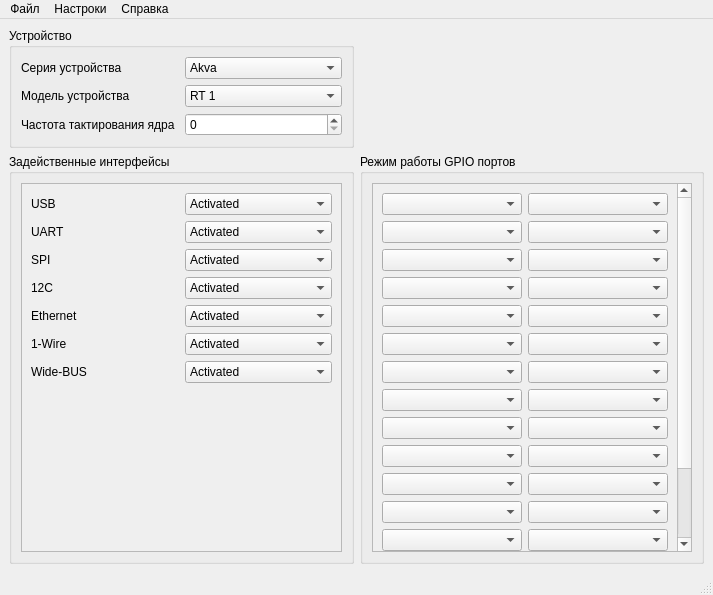
<?xml version="1.0" encoding="UTF-8"?>
<ui version="4.0">
 <class>MainWindow</class>
 <widget class="QMainWindow" name="MainWindow">
  <property name="geometry">
   <rect>
    <x>0</x>
    <y>0</y>
    <width>713</width>
    <height>595</height>
   </rect>
  </property>
  <property name="sizePolicy">
   <sizepolicy hsizetype="Expanding" vsizetype="Expanding">
    <horstretch>0</horstretch>
    <verstretch>0</verstretch>
   </sizepolicy>
  </property>
  <property name="minimumSize">
   <size>
    <width>459</width>
    <height>311</height>
   </size>
  </property>
  <property name="maximumSize">
   <size>
    <width>713</width>
    <height>595</height>
   </size>
  </property>
  <property name="windowTitle">
   <string>MainWindow</string>
  </property>
  <widget class="QWidget" name="centralwidget">
   <layout class="QGridLayout" name="gridLayout">
    <item row="1" column="0">
     <widget class="QGroupBox" name="group_interfaces">
      <property name="sizePolicy">
       <sizepolicy hsizetype="Preferred" vsizetype="Preferred">
        <horstretch>1</horstretch>
        <verstretch>1</verstretch>
       </sizepolicy>
      </property>
      <property name="title">
       <string>Задейственные интерфейсы</string>
      </property>
      <layout class="QGridLayout" name="gridLayout_4">
       <item row="3" column="2">
        <widget class="QScrollArea" name="scrollArea_2">
         <property name="widgetResizable">
          <bool>true</bool>
         </property>
         <widget class="QWidget" name="scrollAreaWidgetContents_3">
          <property name="geometry">
           <rect>
            <x>0</x>
            <y>0</y>
            <width>319</width>
            <height>355</height>
           </rect>
          </property>
          <layout class="QGridLayout" name="gridLayout_6">
           <item row="3" column="1">
            <widget class="QComboBox" name="Box_12C">
             <item>
              <property name="text">
               <string>Activated</string>
              </property>
             </item>
             <item>
              <property name="text">
               <string>Deactivated</string>
              </property>
             </item>
            </widget>
           </item>
           <item row="4" column="1">
            <widget class="QComboBox" name="Box_Ethernet">
             <item>
              <property name="text">
               <string>Activated</string>
              </property>
             </item>
             <item>
              <property name="text">
               <string>Deactivated</string>
              </property>
             </item>
            </widget>
           </item>
           <item row="1" column="1">
            <widget class="QComboBox" name="Box_UART">
             <item>
              <property name="text">
               <string>Activated</string>
              </property>
             </item>
             <item>
              <property name="text">
               <string>Deactivated</string>
              </property>
             </item>
            </widget>
           </item>
           <item row="5" column="1">
            <widget class="QComboBox" name="Box_1Wire">
             <item>
              <property name="text">
               <string>Activated</string>
              </property>
             </item>
             <item>
              <property name="text">
               <string>Deactivated</string>
              </property>
             </item>
            </widget>
           </item>
           <item row="7" column="0">
            <spacer name="verticalSpacer_2">
             <property name="orientation">
              <enum>Qt::Vertical</enum>
             </property>
             <property name="sizeHint" stdset="0">
              <size>
               <width>20</width>
               <height>40</height>
              </size>
             </property>
            </spacer>
           </item>
           <item row="6" column="0">
            <widget class="QLabel" name="label_WideBus">
             <property name="text">
              <string>Wide-BUS</string>
             </property>
            </widget>
           </item>
           <item row="3" column="0">
            <widget class="QLabel" name="label_12C">
             <property name="text">
              <string>12C</string>
             </property>
            </widget>
           </item>
           <item row="0" column="1">
            <widget class="QComboBox" name="Box_USB">
             <item>
              <property name="text">
               <string>Activated</string>
              </property>
             </item>
             <item>
              <property name="text">
               <string>Deactivated</string>
              </property>
             </item>
            </widget>
           </item>
           <item row="2" column="0">
            <widget class="QLabel" name="label_SPI">
             <property name="text">
              <string>SPI</string>
             </property>
            </widget>
           </item>
           <item row="1" column="0">
            <widget class="QLabel" name="label_UART">
             <property name="text">
              <string>UART</string>
             </property>
            </widget>
           </item>
           <item row="4" column="0">
            <widget class="QLabel" name="label_Ethernet">
             <property name="text">
              <string>Ethernet</string>
             </property>
            </widget>
           </item>
           <item row="6" column="1">
            <widget class="QComboBox" name="Box_WideBus">
             <item>
              <property name="text">
               <string>Activated</string>
              </property>
             </item>
             <item>
              <property name="text">
               <string>Deactivated</string>
              </property>
             </item>
            </widget>
           </item>
           <item row="0" column="0">
            <widget class="QLabel" name="label_USB">
             <property name="text">
              <string>USB</string>
             </property>
            </widget>
           </item>
           <item row="5" column="0">
            <widget class="QLabel" name="label_1Wire">
             <property name="text">
              <string>1-Wire</string>
             </property>
            </widget>
           </item>
           <item row="2" column="1">
            <widget class="QComboBox" name="Box_SPI">
             <item>
              <property name="text">
               <string>Activated</string>
              </property>
             </item>
             <item>
              <property name="text">
               <string>Deactivated</string>
              </property>
             </item>
            </widget>
           </item>
          </layout>
         </widget>
        </widget>
       </item>
      </layout>
     </widget>
    </item>
    <item row="0" column="0">
     <widget class="QGroupBox" name="group_device">
      <property name="title">
       <string>Устройство</string>
      </property>
      <layout class="QGridLayout" name="gridLayout_3">
       <item row="2" column="0">
        <widget class="QLabel" name="label_frequency_core">
         <property name="text">
          <string>Частота тактирования ядра</string>
         </property>
        </widget>
       </item>
       <item row="1" column="1">
        <widget class="QComboBox" name="box_number">
         <item>
          <property name="text">
           <string>RT 1</string>
          </property>
         </item>
        </widget>
       </item>
       <item row="0" column="1">
        <widget class="QComboBox" name="box_series">
         <item>
          <property name="text">
           <string>Akva</string>
          </property>
         </item>
         <item>
          <property name="text">
           <string>BI</string>
          </property>
         </item>
         <item>
          <property name="text">
           <string>RNK</string>
          </property>
         </item>
         <item>
          <property name="text">
           <string>SVeI</string>
          </property>
         </item>
         <item>
          <property name="text">
           <string>BMI</string>
          </property>
         </item>
        </widget>
       </item>
       <item row="2" column="1">
        <widget class="QSpinBox" name="box_frequency_core">
         <property name="maximum">
          <number>9999</number>
         </property>
        </widget>
       </item>
       <item row="1" column="0">
        <widget class="QLabel" name="label_number">
         <property name="text">
          <string>Модель устройства</string>
         </property>
        </widget>
       </item>
       <item row="0" column="0">
        <widget class="QLabel" name="label_series">
         <property name="text">
          <string>Серия устройства</string>
         </property>
        </widget>
       </item>
      </layout>
     </widget>
    </item>
    <item row="1" column="1">
     <widget class="QGroupBox" name="group_GPIO">
      <property name="sizePolicy">
       <sizepolicy hsizetype="Preferred" vsizetype="Preferred">
        <horstretch>1</horstretch>
        <verstretch>1</verstretch>
       </sizepolicy>
      </property>
      <property name="title">
       <string>Режим работы GPIO портов</string>
      </property>
      <layout class="QGridLayout" name="gridLayout_2">
       <item row="5" column="0">
        <widget class="QScrollArea" name="scrollArea">
         <property name="widgetResizable">
          <bool>true</bool>
         </property>
         <widget class="QWidget" name="scrollAreaWidgetContents_2">
          <property name="geometry">
           <rect>
            <x>0</x>
            <y>0</y>
            <width>304</width>
            <height>498</height>
           </rect>
          </property>
          <layout class="QGridLayout" name="gridLayout_5">
           <item row="8" column="1">
            <widget class="QComboBox" name="comboBox_10"/>
           </item>
           <item row="14" column="0">
            <widget class="QComboBox" name="comboBox_24"/>
           </item>
           <item row="12" column="1">
            <widget class="QComboBox" name="comboBox_29"/>
           </item>
           <item row="8" column="0">
            <widget class="QComboBox" name="comboBox_5"/>
           </item>
           <item row="0" column="1">
            <widget class="QComboBox" name="comboBox"/>
           </item>
           <item row="13" column="1">
            <widget class="QComboBox" name="comboBox_30"/>
           </item>
           <item row="7" column="1">
            <widget class="QComboBox" name="comboBox_9"/>
           </item>
           <item row="10" column="0">
            <widget class="QComboBox" name="comboBox_20"/>
           </item>
           <item row="10" column="1">
            <widget class="QComboBox" name="comboBox_27"/>
           </item>
           <item row="11" column="1">
            <widget class="QComboBox" name="comboBox_28"/>
           </item>
           <item row="7" column="0">
            <widget class="QComboBox" name="comboBox_6"/>
           </item>
           <item row="13" column="0">
            <widget class="QComboBox" name="comboBox_23"/>
           </item>
           <item row="5" column="0">
            <widget class="QComboBox" name="comboBox_13"/>
           </item>
           <item row="3" column="0">
            <widget class="QComboBox" name="comboBox_15"/>
           </item>
           <item row="15" column="0">
            <widget class="QComboBox" name="comboBox_25"/>
           </item>
           <item row="11" column="0">
            <widget class="QComboBox" name="comboBox_21"/>
           </item>
           <item row="9" column="0">
            <widget class="QComboBox" name="comboBox_19"/>
           </item>
           <item row="1" column="0">
            <widget class="QComboBox" name="comboBox_4"/>
           </item>
           <item row="12" column="0">
            <widget class="QComboBox" name="comboBox_22"/>
           </item>
           <item row="14" column="1">
            <widget class="QComboBox" name="comboBox_31"/>
           </item>
           <item row="2" column="1">
            <widget class="QComboBox" name="comboBox_8"/>
           </item>
           <item row="6" column="0">
            <widget class="QComboBox" name="comboBox_11"/>
           </item>
           <item row="4" column="0">
            <widget class="QComboBox" name="comboBox_17"/>
           </item>
           <item row="6" column="1">
            <widget class="QComboBox" name="comboBox_12"/>
           </item>
           <item row="9" column="1">
            <widget class="QComboBox" name="comboBox_26"/>
           </item>
           <item row="15" column="1">
            <widget class="QComboBox" name="comboBox_32"/>
           </item>
           <item row="3" column="1">
            <widget class="QComboBox" name="comboBox_16"/>
           </item>
           <item row="2" column="0">
            <widget class="QComboBox" name="comboBox_7"/>
           </item>
           <item row="1" column="1">
            <widget class="QComboBox" name="comboBox_2"/>
           </item>
           <item row="0" column="0">
            <widget class="QComboBox" name="comboBox_3"/>
           </item>
           <item row="4" column="1">
            <widget class="QComboBox" name="comboBox_18"/>
           </item>
           <item row="5" column="1">
            <widget class="QComboBox" name="comboBox_14"/>
           </item>
           <item row="16" column="0">
            <spacer name="verticalSpacer">
             <property name="orientation">
              <enum>Qt::Vertical</enum>
             </property>
             <property name="sizeHint" stdset="0">
              <size>
               <width>20</width>
               <height>40</height>
              </size>
             </property>
            </spacer>
           </item>
          </layout>
         </widget>
        </widget>
       </item>
      </layout>
     </widget>
    </item>
   </layout>
  </widget>
  <widget class="QMenuBar" name="menubar">
   <property name="geometry">
    <rect>
     <x>0</x>
     <y>0</y>
     <width>713</width>
     <height>21</height>
    </rect>
   </property>
   <widget class="QMenu" name="file">
    <property name="title">
     <string>Файл</string>
    </property>
    <addaction name="separator"/>
    <addaction name="action_open"/>
    <addaction name="action_save"/>
    <addaction name="action_close"/>
   </widget>
   <widget class="QMenu" name="menu_2">
    <property name="title">
     <string>Настроки</string>
    </property>
   </widget>
   <widget class="QMenu" name="menu_3">
    <property name="title">
     <string>Справка</string>
    </property>
   </widget>
   <addaction name="file"/>
   <addaction name="menu_2"/>
   <addaction name="menu_3"/>
  </widget>
  <widget class="QStatusBar" name="statusbar"/>
  <action name="action_open">
   <property name="text">
    <string>Открыть</string>
   </property>
  </action>
  <action name="action_save">
   <property name="text">
    <string>Сохранить</string>
   </property>
  </action>
  <action name="action_close">
   <property name="text">
    <string>Выход</string>
   </property>
  </action>
 </widget>
 <resources/>
 <connections/>
</ui>
